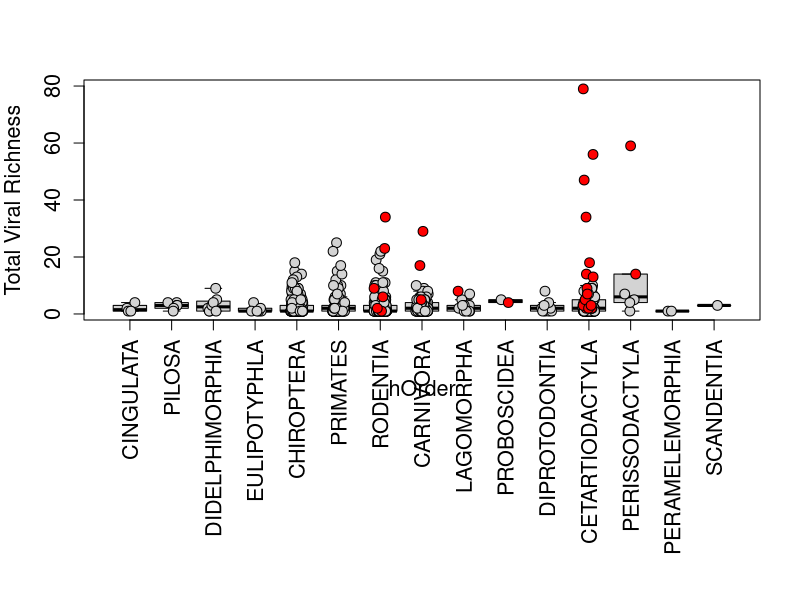
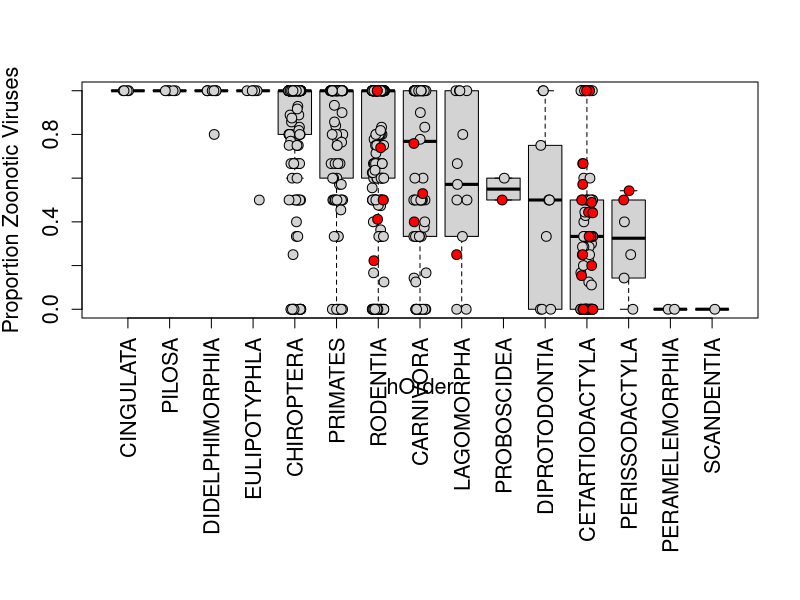

R code for these plots, in order: (Note: this script raises an error after producing the figures.)
rm(list=ls()) 
options(stringsAsFactors=F)
require(ggplot2)
library(dplyr)
set.seed(0)

asc <- read.csv("data/HP3.assocV41_FINAL.csv", header=T, strip.white = T)
h <- read.csv("data/HP3.hostv42_FINAL.csv", header=T, strip.white = T)
v <- read.csv("data/HP3.virus_v45.csv", header=T, strip.white = T)
asc_noHoSa <- asc[asc$hHostNameFinal!="Homo_sapiens", ]

h <- h[h$hHostNameFinal != "Homo_sapiens",]  #drop humans

### NEW FIG 1, HP3, revised from code from 14 Dec 2014
head(h)
#to calculate proportion shared and order new plot
#h$hOrder <- as.factor(h$hOrder) #doesn't work without this

#order boxplot
#create ordered box plot, based on mean proportion shared with humans
h$prop_human <- h$vHoSaRich/h$vir_rich

hw <- h[h$hWildDomFAO=="wild", ] 
hd <- h[h$hWildDomFAO=="domestic", ] 

order_propshared <- h %>% 
  group_by(hOrder) %>% 
  summarize(prop_human_mean_order = mean(prop_human)) %>%
  arrange(desc(prop_human_mean_order))
  
h2 <- merge(h, order_propshared, by="hOrder")

h2 <- h2 %>% 
  arrange(desc(prop_human_mean_order))  # arrange by mean proportion zoonotic by order

order_propshared
h2$hOrder <- ordered(h2$hOrder, levels=c( "CINGULATA", "PILOSA","DIDELPHIMORPHIA", "EULIPOTYPHLA", 
                "CHIROPTERA", "PRIMATES", "RODENTIA", "CARNIVORA", "LAGOMORPHA", "PROBOSCIDEA", "DIPROTODONTIA",
                 "CETARTIODACTYLA", "PERISSODACTYLA",  "PERAMELEMORPHIA", "SCANDENTIA"))


h3w <- subset(h2, hWildDomFAO=="wild") 
h3d <- subset(h2, hWildDomFAO=="domestic")

#par(mfrow=c(2, 1))
#par(mar=c(10,3,3,3))
## FIG 1A
par(mar=c(14,4.2,4,2))
boxplot(vir_rich ~ hOrder, data=h2, vertical = TRUE, ylab="Total Viral Richness",
        col="lightgray", main="", outcol=NA, las=3,cex.axis=1.3, cex.lab=1.3)
#one stripchart for wild values
stripchart(vir_rich ~ hOrder, data=h3w, 
           vertical = TRUE, method = "jitter", jitter=0.15,
           pch = 21, col = "black", bg = "lightgrey", 
           add = T, cex=1.3) 
#another for domestic
stripchart(vir_rich ~ hOrder, data=h3d, 
           vertical = TRUE, method = "jitter", jitter=0.15,
           pch = 21, col = "black", bg = "red", 
           add = T, cex=1.3) 
#mtext("1A", 2, adj=5, las=1) #not set right

##FIG 1B
par(mar=c(14,4,4,2)+0.1)

boxplot(prop_human ~ hOrder, data=h2, vertical = TRUE, ylab="Proportion Zoonotic Viruses",
        col="lightgray", main="", outcol=NA, las=3, cex.axis=1.3, cex.lab=1.3)

stripchart(prop_human ~ hOrder, data=h3w, 
           vertical = TRUE, method = "jitter", jitter=0.15,
           pch = 21, col = "black", bg = "lightgrey", 
           add = T, cex=1.3) 

stripchart(prop_human ~ hOrder, data=h3d, 
           vertical = TRUE, method = "jitter", jitter=0.15,
           pch = 21, col = "black", bg = "red", 
           add = T, cex=1.3) 

## Viral richness with wild and dom stripplot, ordered by proportion shared - 15 Dec 2014

## post hoc test of significance for proportion zoonotic viruses

a2 <- aov(prop_human ~ hOrder, data=h2)
summary(a2) #hOrder is signif
pairwise.t.test(h$propHoSa, h$hOrder, p.adj = "bonf")
TukeyHSD(a2)
